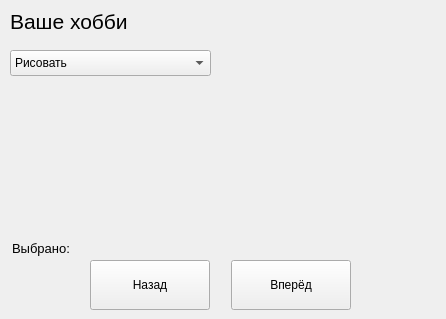
<?xml version="1.0" encoding="UTF-8"?>
<ui version="4.0">
 <class>MainWindow</class>
 <widget class="QMainWindow" name="MainWindow">
  <property name="geometry">
   <rect>
    <x>0</x>
    <y>0</y>
    <width>446</width>
    <height>319</height>
   </rect>
  </property>
  <property name="minimumSize">
   <size>
    <width>446</width>
    <height>319</height>
   </size>
  </property>
  <property name="maximumSize">
   <size>
    <width>446</width>
    <height>319</height>
   </size>
  </property>
  <property name="windowTitle">
   <string>MainWindow</string>
  </property>
  <widget class="QWidget" name="centralwidget">
   <widget class="QLabel" name="label_task">
    <property name="geometry">
     <rect>
      <x>10</x>
      <y>6</y>
      <width>301</width>
      <height>31</height>
     </rect>
    </property>
    <property name="font">
     <font>
      <family>Segoe UI</family>
      <pointsize>16</pointsize>
     </font>
    </property>
    <property name="text">
     <string>Ваше хобби</string>
    </property>
   </widget>
   <widget class="QLabel" name="label_img">
    <property name="geometry">
     <rect>
      <x>230</x>
      <y>42</y>
      <width>201</width>
      <height>191</height>
     </rect>
    </property>
    <property name="text">
     <string/>
    </property>
   </widget>
   <widget class="QLabel" name="label_selected">
    <property name="geometry">
     <rect>
      <x>12</x>
      <y>240</y>
      <width>271</width>
      <height>16</height>
     </rect>
    </property>
    <property name="font">
     <font>
      <family>Segoe UI</family>
      <pointsize>10</pointsize>
     </font>
    </property>
    <property name="text">
     <string>Выбрано:</string>
    </property>
   </widget>
   <widget class="QPushButton" name="btn_back">
    <property name="geometry">
     <rect>
      <x>90</x>
      <y>260</y>
      <width>120</width>
      <height>50</height>
     </rect>
    </property>
    <property name="font">
     <font>
      <family>Segoe UI</family>
     </font>
    </property>
    <property name="text">
     <string>Назад</string>
    </property>
   </widget>
   <widget class="QPushButton" name="btn_next">
    <property name="geometry">
     <rect>
      <x>231</x>
      <y>260</y>
      <width>120</width>
      <height>50</height>
     </rect>
    </property>
    <property name="font">
     <font>
      <family>Segoe UI</family>
     </font>
    </property>
    <property name="text">
     <string>Вперёд</string>
    </property>
   </widget>
   <widget class="QComboBox" name="comboBox">
    <property name="geometry">
     <rect>
      <x>10</x>
      <y>50</y>
      <width>201</width>
      <height>26</height>
     </rect>
    </property>
    <item>
     <property name="text">
      <string>Рисовать</string>
     </property>
    </item>
    <item>
     <property name="text">
      <string>Сочинять</string>
     </property>
    </item>
    <item>
     <property name="text">
      <string>Играть</string>
     </property>
    </item>
    <item>
     <property name="text">
      <string>Спорт</string>
     </property>
    </item>
    <item>
     <property name="text">
      <string>Другое</string>
     </property>
    </item>
   </widget>
  </widget>
 </widget>
 <resources/>
 <connections/>
</ui>
